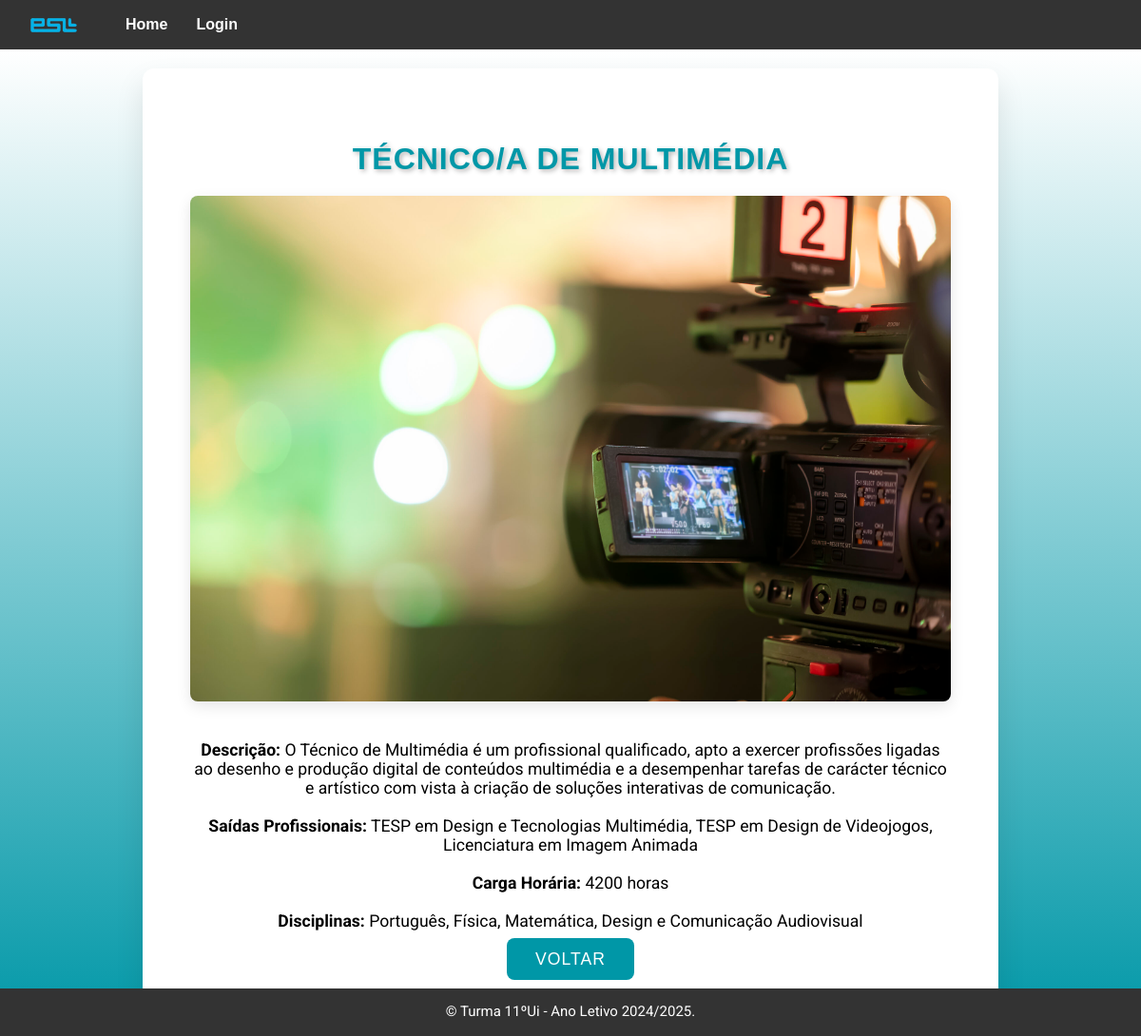
The page /detalhes_oferta/20/ on the database its author committed.
### oferta/models.py (models this page shows, shortened)
class OfertaFormativa(models.Model):
    nome = models.CharField(max_length=200)
    descricao = models.TextField()
    saidas_profissionais = models.TextField()
    carga_horaria = models.IntegerField()
    disciplinas = models.TextField()
    imagem = models.ImageField(upload_to='ofertas/', blank=True, null=True)

### oferta/views.py (the view)
# urls.py: path('detalhes_oferta/<int:id>/', detalhes_oferta, name='detalhes_oferta'),
def detalhes_oferta(request, id):
    oferta = get_object_or_404(OfertaFormativa, id=id)
    return render(request, 'detalhes_oferta.html', {'oferta': oferta})

### oferta/templates/detalhes_oferta.html (shortened to what this page needs)
{% extends 'base.html' %}
{% block content %}
<div class="detalhes-container">
    <div class="detalhes-box">
        <h2>{{ oferta.nome }}</h2>
        <head>
        </head>
        {% if oferta.imagem %}
        <img src="{{ oferta.imagem.url }}" alt="{{ oferta.nome }}" class="detalhes-img">
        {% endif %}
        <p><strong>Descrição:</strong> {{ oferta.descricao }}</p>
        <p><strong>Saídas Profissionais:</strong> {{ oferta.saidas_profissionais }}</p>
        <p><strong>Carga Horária:</strong> {{ oferta.carga_horaria }} horas</p>
        <p><strong>Disciplinas:</strong> {{ oferta.disciplinas }}</p>
        <a href="{% url 'home' %}" class="back-button">Voltar</a>
    </div>
</div>
{% endblock %}

### oferta/static/css/styles.css (style rules this page uses)
body { font-family: Arial, sans-serif; margin: 0; padding: 0; background-color: #f4f4f4; transition: background-color 0.5s ease-in-out; }

### oferta/templates/detalhes_oferta.html (style rules this page uses)
body { font-family: Arial, Helvetica, sans-serif; background-color: #ffffff; color: #333333; margin: 0; padding: 0; box-sizing: border-box; }
.detalhes-container { display: flex; justify-content: center; align-items: center; min-height: calc(100vh - 50px); background: linear-gradient(180deg, #ffffff, #0097a7); padding: 20px; flex-grow: 1; }
.detalhes-box { background: #ffffff; padding: 50px; border-radius: 12px; box-shadow: 0 15px 30px rgba(0, 0, 0, 0.1); text-align: center; width: 100%; max-width: 800px; animation: fadeIn 1s ease-in-out; }
h2 { margin-bottom: 20px; color: #0097a7; font-size: 2em; text-transform: uppercase; letter-spacing: 1px; font-weight: bold; text-shadow: 2px 2px 5px rgba(0, 0, 0, 0.3); }
p { font-family: 'Roboto', sans-serif; font-size: 1.1em; color: #000000; margin-bottom: 20px; text-align: center; }
.detalhes-img { max-width: 100%; height: auto; border-radius: 8px; margin-bottom: 20px; box-shadow: 0px 5px 15px rgba(0, 0, 0, 0.1); }
.back-button { padding: 12px 30px; background-color: #0097a7; color: #ffffff; text-decoration: none; border-radius: 8px; font-size: 1.1em; text-transform: uppercase; letter-spacing: 1px; transition: background-color 0.3s, transform 0.2s; }

### rows shown on the page
OfertaFormativa: nome "TÉCNICO/A DE MULTIMÉDIA", imagem (picture), descricao "O Técnico de Multimédia é um profissional qualificado, apto a exercer profissões ligadas ao desenho e produção digital de conteúdos multimédia e a desempenhar tarefas de carácter técnico e artístico com vista à criação de soluções interativas de comunicação.", saidas_profissionais "TESP em Design e Tecnologias Multimédia, TESP em Design de Videojogos, Licenciatura em Imagem Animada", carga_horaria "4200", disciplinas "Português, Física, Matemática, Design e Comunicação Audiovisual"
